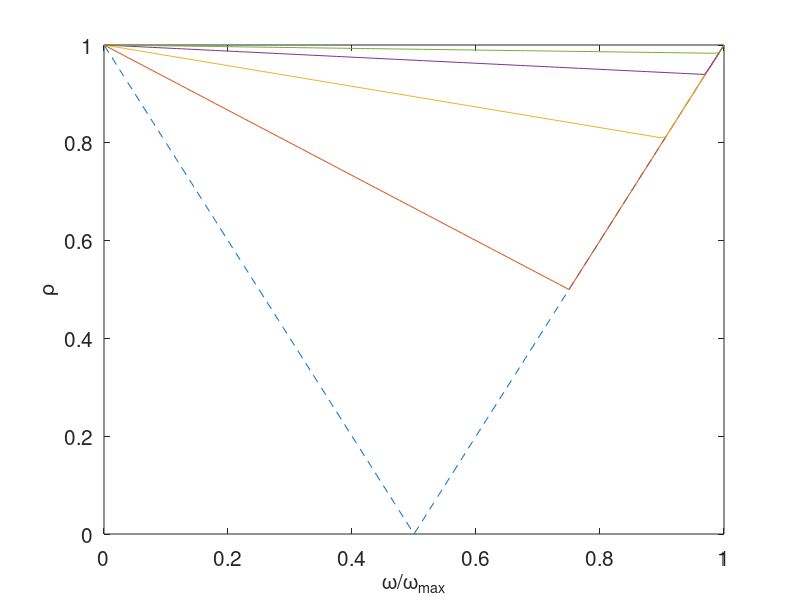

This figure's MATLAB source:
%----
% graph of the spectral radius vs omega
% for several N
%---

hold on
Npl=128;

N=1;

for nn=1:5

omax=0.5/sin(0.5*N*pi/(N+1))^2;

for m=1:Npl+1

 omega(m)=(m-1)*omax/Npl;
 maxx=0.0;
 for i=1:N
  l=1-4*omega(m)*sin(0.5*i*pi/(N+1))^2;
  if(abs(l)>maxx)
   maxx=abs(l);
  end
  mmxx(m)=maxx;
 end
end

N=2*N
if(nn==1)
plot(omega/omax,mmxx,'--')
else
plot(omega/omax,mmxx,'-')
end

end

%---
set(gca,'fontsize',15)
xlabel('\omega/\omega_{max}','fontsize',15)
ylabel('\rho','fontsize',15)
box
%---
